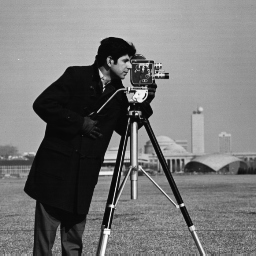
#> input picture project_1/test_set/1_Cameraman256.png, 256 x 256 px; its folder holds only this picture in this run
$ python runme_inpainting.py
#> lines starting #> are read from the running program, lines starting #| are printed output that depends on the picture
import numpy as np
import matplotlib.pyplot as plt
from bm3d import bm3d
from tqdm import tqdm
np.random.seed(0)

def psnr(x, x_gt):
    mse = np.mean((x - x_gt) ** 2)
    return 10 * np.log10(1.0 / mse)

def create_mask(shape, percent):
    """
    Randomly sample a binary mask with `percent` percent of pixels observed.
    """
    total_pixels = np.prod(shape)
    num_samples = int(total_pixels * percent)
    mask = np.zeros(total_pixels, dtype=bool)
    mask[np.random.choice(total_pixels, num_samples, replace=False)] = True
    return mask.reshape(shape)

def inpainting_admm_pnp(y, mask, denoiser, rho=0.8, beta=0.01, gamma=1,eta=1,num_iters=25):
    """
    ADMM-PnP for image inpainting using a given denoiser.
    Inputs:
        y        : Observed image with only known pixels in mask.
        mask     : Boolean mask of known pixels.
        denoiser : Function to apply as plug-and-play denoiser.
        rho      : ADMM penalty parameter.
        beta     : Denoiser strength parameter.
        num_iters: Number of ADMM iterations.
    Output:
        x_hat    : Reconstructed image.
    """
    x = np.copy(y)
    v = np.copy(x)
    u = np.zeros_like(x)

    for k in tqdm(range(num_iters)):

        x = np.where(mask,
                    (y + rho * (v - u)) / (1 + rho),
                    v - u)

        v_tilde = x+u

        v= denoiser(v_tilde,sigma_psd=np.sqrt(beta / rho))

        u += x-v
        rho *=gamma
        beta*=eta**2

    return x

def main():
    image_names = ['1_Cameraman256', '2_house', '3_peppers256', '4_Lena512',
                   '5_barbara', '6_boat', '7_hill', '8_couple']
    # image_names = ['1_Cameraman256', '2_house']
    observed_fraction = 0.2
    rho = 0.2
    beta = 0.006
    gamma=1.001
    eta=0.999
    num_iters = 25

    input_psnrs = []
    recon_psnrs = []
    images_gt = []
    images_observed = []
    images_reconstructed = []

    for name in image_names:
        try:
            img = plt.imread(f'test_set/{name}.png')
#> img is the input picture: shape (256, 256) float32; min 0.0275, max 0.988, mean 0.465
        except FileNotFoundError:
            print(f"Error: File {name}.png not found.")
            return -1

        if img.ndim == 3:
            img = np.mean(img, axis=2)
        if img.dtype != np.float32 and img.max() > 1.0:
            img = img.astype(np.float32) / 255.0

        mask = create_mask(img.shape, observed_fraction)
        y = img * mask  # observed pixels only
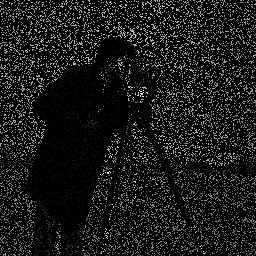
#> y: shape (256, 256) float32; min 0, max 0.984, mean 0.0929

        x_hat = inpainting_admm_pnp(y=y, mask=mask,denoiser= bm3d, rho=rho, beta=beta, num_iters=num_iters,gamma=gamma,eta=eta)
#> after the loop in inpainting_admm_pnp, `for k in tqdm(range(num_iters)):`:
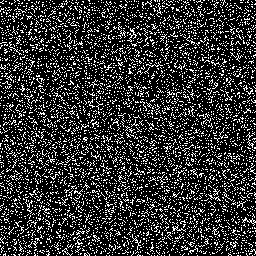
#> mask: shape (256, 256) bool; 20% white in thin lines or dots
#> after the loop in inpainting_admm_pnp, `for k in tqdm(range(num_iters)):`: u: shape (256, 256) float32; every value is 0
#> after the loop in inpainting_admm_pnp, `for k in tqdm(range(num_iters)):`: beta = 0.006; rho = 0.2

        psnr_input = psnr(img, y)
        psnr_output = psnr(img, x_hat)

        input_psnrs.append(psnr_input)
        recon_psnrs.append(psnr_output)
        images_gt.append(img)
        images_observed.append(y)
        images_reconstructed.append(x_hat)

        print(f"{name}: Input PSNR = {psnr_input:.2f}, Reconstructed PSNR = {psnr_output:.2f}")

    print("\nAverage Input PSNR: {:.2f}".format(np.mean(input_psnrs)))
    print("Average Reconstructed PSNR: {:.2f}".format(np.mean(recon_psnrs)))

    # Display images
    fig, axs = plt.subplots(len(image_names), 3, figsize=(10, 2 * len(image_names)))
    fig.suptitle('Inpainting Results: x_gt, y, x̂', fontsize=16)

    for row_idx, name in enumerate(image_names):
        for col_idx, image in enumerate([images_gt[row_idx], images_observed[row_idx], images_reconstructed[row_idx]]):
            axs[row_idx, col_idx].imshow(image, cmap='gray', vmin=0, vmax=1)
            axs[row_idx, col_idx].axis('off')
            if row_idx == 0:
                axs[row_idx, col_idx].set_title(["x_gt", "y (observed)", "x̂ (reconstructed)"][col_idx])

        axs[row_idx, 0].text(-0.1, 0.5, name, fontsize=10, va='center', ha='right',
                             transform=axs[row_idx, 0].transAxes)

    plt.tight_layout(rect=[0, 0, 1, 0.96])
    plt.savefig('./plots/pnp_admm_inpainting_yoav.png')
    plt.show()

if __name__ == "__main__":
    main()
#> (the call stopped at in inpainting_admm_pnp, `v= denoiser(v_tilde,sigma_psd=np.sqrt(beta / rho))`: bm3d is not available in this run)
